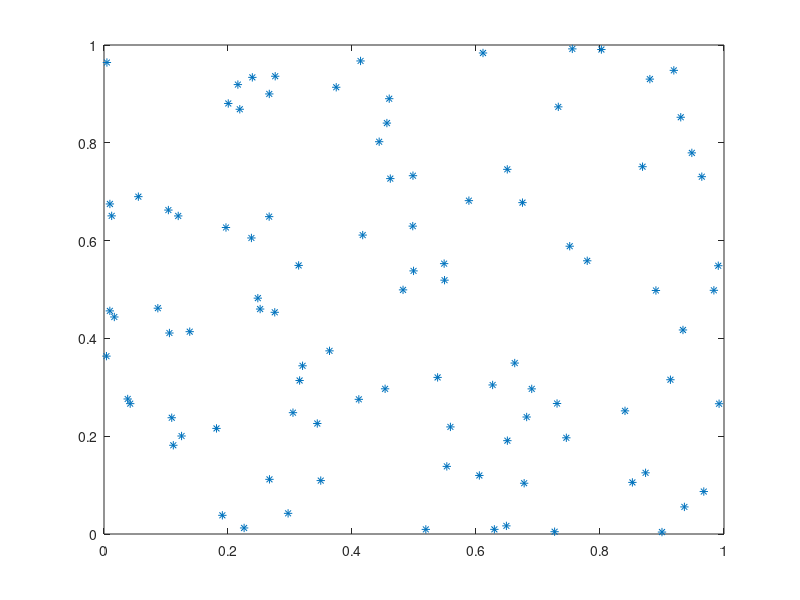

Write the MATLAB code that produced this figure.
clear all;
close all;
m = 101;
N = 100;
%m = 2^31;
%a = 843314861;
% a = 12
%b = 453816693;
% b = 0;
%y = ones(N, 1);
%for i = 1 : N-1
%    y(i +1) = mod(a * y(i) + b, m);
%endfor
%x = y/m;  
%u = x(1 : 100);
%v = x(2 :101);
%plot(u, v ,'*')
%disp(x(1))
%disp(x(101))
%r =x(1 : N-2, 1);
%s = x (2 :N-1, 1);
%t = x(3 : N, 1);
%scatter3(r, s, t)
x = rand(N, 1);
u = x(1 : N-1);
v = x(2 :N);
plot(u, v, '*')
